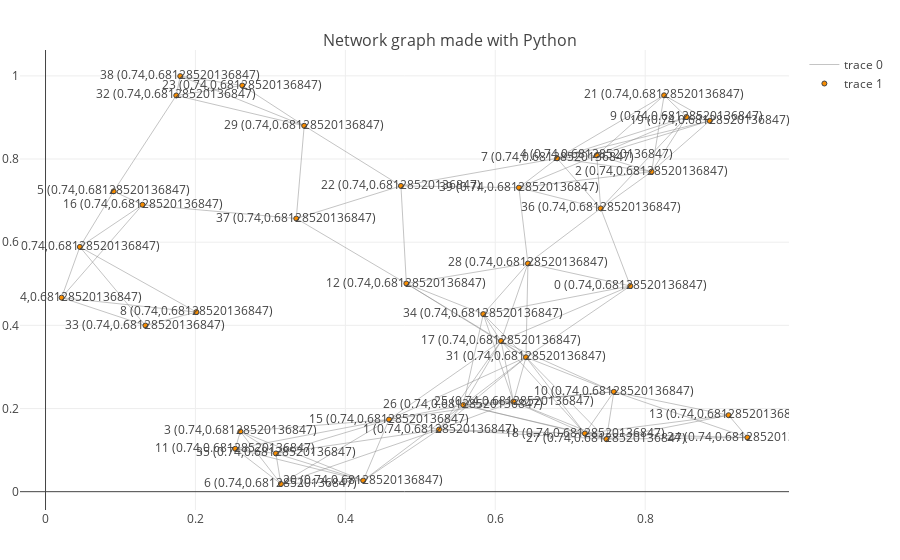

Notebook source saved alongside this figure:
### Code cell
# map_40 is a bigger map than map_10
map_40 = load_map_40()
show_map(map_40)
